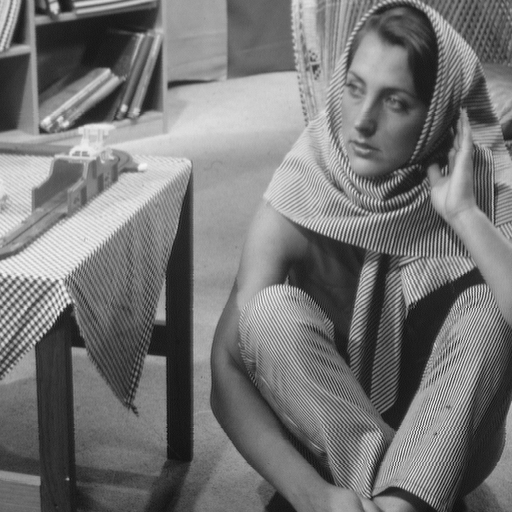
#> input picture Analisis/Imagenes/barbara.png, 512 x 512 px; its folder holds 5 pictures in this run; the run also reads 3 pictures not shown here
$ jupyter execute --allow-errors Analisis.ipynb
#> lines starting #> are read from the running program, lines starting #| are printed output that depends on the picture; long printed decimals are rounded
[cell 1]
img=[["barbara"],["color"],["eye"],["lena"],["lenaV2"],["logo"],["Mandrill"],["peppers"],["pinguin"],["scale"]]

# PSNR y MSE
https://www.geeksforgeeks.org/python-peak-signal-to-noise-ratio-psnr/

[cell 2]
from math import log10, sqrt
import cv2
import numpy as np
import skimage
import imageio

[cell 3]
def PSNR(original, compressed):
    mse = np.mean((original - compressed) ** 2)
    if(mse == 0):  # MSE is zero means no noise is present in the signal .
                  # Therefore PSNR have no importance.
        return 100
    max_pixel = 255.0
    psnr = 20 * log10(max_pixel / sqrt(mse))
    return psnr, mse

[cell 4]
def calculate_psnr(img1, img2, max_value=255):
    """"Calculating peak signal-to-noise ratio (PSNR) between two images."""
    mse = np.mean((np.array(img1, dtype=np.float32) - np.array(img2, dtype=np.float32)) ** 2)
    if mse == 0:
        return 100
    psnr = 20 * np.log10(max_value / (np.sqrt(mse)))
    return psnr, mse

[cell 5]
init = cv2.imread(f"Analisis/Imagenes/{img[9][0]}.png", cv2.IMREAD_GRAYSCALE)
#> (the rest of this cell did not finish here and is left out)

#> (a cell that did not finish here is left out)

#> (a cell that did not finish here is left out)

[cell 8]
for n in range(len(img)):
    init = cv2.imread(f"Analisis/Imagenes/{img[n][0]}.png", cv2.IMREAD_GRAYSCALE)
#> init is the input picture: shape (512, 512); min 12, max 246, mean 117.4
    out = cv2.imread(f"Analisis/Imagenes/{img[n][0]}_r.png", cv2.IMREAD_GRAYSCALE)
    try:
        f=calculate_psnr(init,out)
#> in calculate_psnr, `mse = np.mean((np.array(img1, dtype=np.float32) - np.array(img2, dtype..`: mse = 30.53
#> in calculate_psnr, `psnr = 20 * np.log10(max_value / (np.sqrt(mse)))`: psnr = 33.28
#> f = (33.28, 30.53)
        s=PSNR(init,out)
#> in PSNR, `mse = np.mean((original - compressed) ** 2)`: mse = 30.53
#> in PSNR, `psnr = 20 * log10(max_pixel / sqrt(mse))`: psnr = 33.28
#> s = (33.28, 30.53)
        print(img[n][0])
        print(f)
#| (33.283, 30.533)
        print(s)
#| (33.283, 30.533)
        print("*"*12)
    except:
        print(f"{img[n][0]} failed")
#> pass 2 of the loop `for n in range(len(img)):`:
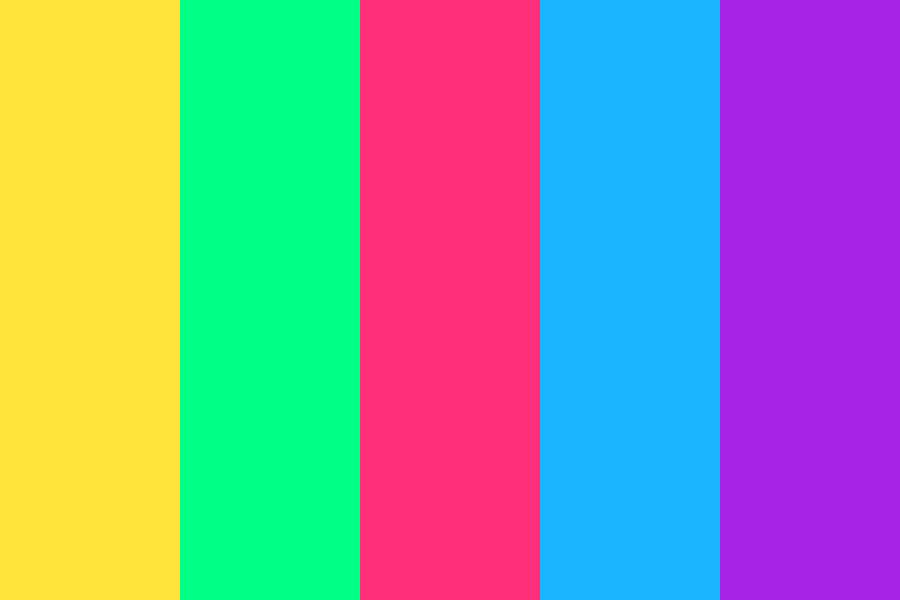
#> input picture Analisis/Imagenes/color.png, 900 x 600 px
#> `init = cv2.imread(f"Analisis/Imagenes/{img[n][0]}.png", cv2.IMREAD_GRA..`:
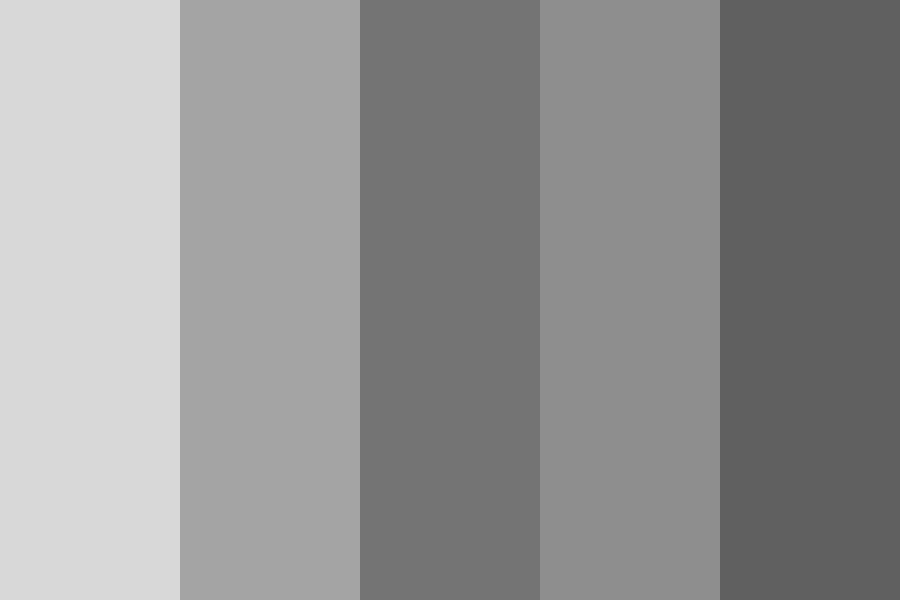
#> init: shape (600, 900); min 96, max 216, mean 146.8
#> `f=calculate_psnr(init,out)`: f = (nan, nan)

# NPCR y UACI

[cell 9]
def npcr(inpt1,inpt2):
    Rows1=len(inpt1)
    Cols1=len(inpt1[0])
    Rows2=len(inpt2)
    Cols2=len(inpt2[0])
    if Rows1 == Rows2 and Cols1 == Cols2:
        # Calculo del NPCR
        D1=np.zeros(Rows1*Cols1).astype(float)
        D2=np.reshape(D1, (Rows1, Cols1))
        counter=0
        for row in range(Rows1):
            for col in range(Cols1):
                if inpt1.all == inpt2.all:
                    D2[row][col]=0
                else:
                    D2[row][col]=1
                    counter=counter+1
        npcr=float(100*counter)/float(Rows1*Cols1)
        return npcr
    else:
        n="Las dimensiones de las entradas a la funcion npcr no concuerdan"
        return n

[cell 10]
init = cv2.imread(f"Analisis/Imagenes/{img[1][0]}.png")
#> init is the input picture: shape (600, 900, 3); mean B, G, R 158.6, 148.6, 140.6
out = cv2.imread(f"Analisis/Imagenes/{img[1][0]}_r.png")

#> (a cell that did not finish here is left out)

#> in npcr, `Rows1=len(inpt1)`: Rows1 = 600
#> in npcr, `Cols1=len(inpt1[0])`: Cols1 = 900

[cell 12]
for n in range(len(img)):
    try:
        init = imageio.imread(f"Analisis/Imagenes/{img[n][0]}.png")
        out = imageio.imread(f"Analisis/Imagenes/{img[n][0]}_r.png")
        print(img[n][0])
        print(npcr(init,out))
#> in npcr (call 2), `D2=np.reshape(D1, (Rows1, Cols1))`: D2: shape (512, 512) float64; every value is 0
#> after the loop in npcr (call 2), `for row in range(Rows1):`: D2: shape (512, 512) float64; every value is 1
#| 100.0
    except:
        print(f"{n} fail")
#> pass 2 of the loop `for n in range(len(img)):`:

# UACI

[cell 13]
def uaci(image1,image2):
    pixel1=image1
    pixel2=image2
    sizeImage=image1.shape
    value=0.0
    for y in range(0,sizeImage[1]):
        for x in range(0,sizeImage[0]):
            value=(abs(pixel1[x,y][0]-pixel2[x,y][0])/255)+value

    value=(value/(sizeImage[0]*sizeImage[1]))*100
    return value

[cell 14]
def uacil(inpt1,inpt2):
    Rows1=len(inpt1)
    Cols1=len(inpt1[0])
    Rows2=len(inpt2)
    Cols2=len(inpt2[0])
    if Rows1 == Rows2 and Cols1 == Cols2:
        # Calculo del NPCR
        D1=np.zeros(Rows1*Cols1).astype(float)
        D2=np.reshape(D1, (Rows1, Cols1))
        meanerror=0.0
        error=0.0
        for row in range(Rows1):
            for col in range(Cols1):
                error=abs(float(inpt1[row][col])-float(inpt2[row][col]))
                meanerror=float(meanerror+error)
        uaciResult=float(100*meanerror)/float(255*Rows1*Cols1)
        return uaciResult
    else:
        return "Las dimensiones de las entradas a la funcion npcr no concuerdan"

[cell 15]
init = cv2.imread(f"Analisis/Imagenes/{img[2][0]}.png", cv2.IMREAD_GRAYSCALE)
out = cv2.imread(f"Analisis/Imagenes/{img[2][0]}_r.png", cv2.IMREAD_GRAYSCALE)

#> (a cell that did not finish here is left out)

[cell 17]
init = cv2.imread(f"Analisis/Imagenes/{img[2][0]}.png")
out = cv2.imread(f"Analisis/Imagenes/{img[2][0]}_r.png")

#> (a cell that did not finish here is left out)

[cell 19]
for n in range(len(img)):
    init = cv2.imread(f"Analisis/Imagenes/{img[n][0]}.png", cv2.IMREAD_GRAYSCALE)
    out = cv2.imread(f"Analisis/Imagenes/{img[n][0]}_r.png", cv2.IMREAD_GRAYSCALE)
    init2 = cv2.imread(f"Analisis/Imagenes/{img[n][0]}.png")
    out2 = cv2.imread(f"Analisis/Imagenes/{img[n][0]}_r.png")
    try:
        print(img[n][0])
        f=uacil(init,out)
#> f = 1.79
        print(f)
#| 1.788
        s=uaci(init2,out2)
#> s = 32.16
        print(s)
#| 32.162
    except:
        print(f"{n} failed")
#> pass 2 of the loop `for n in range(len(img)):`:

## Entropia

[cell 20]
def hist(labels):
    value,counts = np.unique(labels, return_counts=True)
    return value,counts

def entropy(value,counts):
    norm=np.sum(counts)
    p=np.zeros(256)
    for l in value:
        p[l]=float(counts[l])/float(norm)
    H=0.0
    for l in value:
        H=H+p[l]*np.log2(p[l])
    H=H*(-1)
    return H,p

[cell 21]
def entropyf(init):
    marg = np.histogramdd(np.ravel(init), bins = 256)[0]/init.size
    marg = list(filter(lambda p: p > 0, np.ravel(marg)))
    entropy = -np.sum(np.multiply(marg, np.log2(marg)))
    return entropy

[cell 22]
def entropySKI(init):
    return skimage.measure.shannon_entropy(init)

[cell 23]
init = cv2.imread(f"Analisis/Imagenes/{img[2][0]}.png")
out = cv2.imread(f"Analisis/Imagenes/{img[2][0]}_r.png")

[cell 24]
entropySKI(init)
#> Out = 0

#> (a cell that did not finish here is left out)

[cell 26]
value, counts = hist(init)
#> counts = [1]
result =entropy(value, counts)
#> in entropy, `norm=np.sum(counts)`: norm = 1
#> the loop in entropy, `for l in value:` made 1 pass
#> after the loop in entropy, `for l in value:`: p = 256 values from 1 to 1
result[0]

[cell 27]
for n in range(len(img)):
    init = cv2.imread(f"Analisis/Imagenes/{img[n][0]}.png")
    out = cv2.imread(f"Analisis/Imagenes/{img[n][0]}_r.png")
    print(img[n][0])
    try:
        f=entropyf(init)
#> f = 7.63
        print(f)
#| 7.632


        f=entropyf(out)
        print(f)
#| 7.632

        x=hist(init)
        s=entropy(x[0],x[1])
#> the loop in entropy, `for l in value:` made 222 passes
#> l on passes 1 to 3: 12, 14, 15
#> after the loop in entropy, `for l in value:`: p = 256 values, max 0.00846 at index 146, min 0 at index 0, mean 0.00387
        print(s[0])

        x=hist(out)
        s=entropy(x[0],x[1])
        print(s[0])
    except:
        print(f"{img[n][0]} failed")
#> pass 2 of the loop `for n in range(len(img)):`:
#> `f=entropyf(init)`: f = 3.24
#| 3.240

[cell 28]
dir = "Analisis/Imegenes/"
#> dir = 'Analisis/Imegenes/'
for n in range(len(img)):
    files=[f"Analisis/Imagenes/{img[n][0]}.png",f"Analisis/Imagenes/{img[n][0]}_r.png"]

    init=cv2.imread(files[0])
    #middle=cv2.imread(files[])
    out=cv2.imread(files[1])

    initG=cv2.imread(files[0], cv2.IMREAD_GRAYSCALE)
    #middle=cv2.imread(files[], cv2.IMREAD_GRAYSCALE)
    outG=cv2.imread(files[1], cv2.IMREAD_GRAYSCALE)
    try:
        p1=PSNR(initG,outG)
#> p1 = (33.28, 30.53)
        p2=calculate_psnr(initG,outG)
#> p2 = (33.28, 30.53)
    except:
        p1,p2="fail","fail"

    try:
        n1=npcr(initG,outG)
#> n1 = 100
    except:
        n1="fail"

    try:
        u1=uaci(init, out)
#> u1 = 32.16
        u2=uacil(initG, outG)
#> u2 = 1.79
    except:
        u1, u2="fail", "fail"

    try:
        e5 = entropySKI(init)
#> e5 = 7.63
        e2=entropyf(init)
#> e2 = 7.63
        h1=hist(init)
        e1=entropy(h1[0],h1[1])
    except:
        e1="fail"

    try:
        e6 = entropySKI(out)
#> e6 = 7.63
        e4=entropyf(out)
#> e4 = 7.63
        h2=hist(out)
#> the loop in entropy, `for l in value:` made 215 passes
#> l on passes 6 to 8: 7, 8, 9
#> after the loop in entropy, `for l in value:`: p = 256 values, max 0.00846 at index 146, min 0 at index 1, mean 0.00358
        e3=entropy(h2[0],h2[1])

    except:
        e3 = "fail"

    img[n].append([p1,p2])
    img[n].append(n1)
    img[n].append([u1,u2])
    img[n].append([e1[0],e2,e5,e3[0],e4,e6])
    print(("*"*60)+f"\n\n Analisis de {img[n][0]}\n\n"+("*"*60))
    for e in img[n]:
        print(f"{e}")
#> pass 2 of the loop `for n in range(len(img)):`:
#> after the loop in uaci, `for y in range(0,sizeImage[1]):`: value = 0
#> e5 = 3.24
#> h1 = ([0, 26, 35, 46, 58, 120, 133, 167, 180, 227, 255], [108000, 108000, 108000, 108000, 108000, 108000, 108000, 108000, 108000, 216000, 432000])
#> the loop in entropy, `for l in value:` made 2 passes
#> l on pass 2: 26
#> after the loop in entropy, `for l in value:`: p = 256 values, max 0.0667 at index 0, min 0 at index 1, mean 0.00026
#> e6 = 0

[cell 29]
def analisis(name,dir=""):
    data=[["PSNR"],["NPCR"],["UACI"],["Entropy"]]
    files=[f"{name}_init.png",f"{name}_mid.png",f"{name}_out.png"]

    init=cv2.imread(files[0])
    mid=cv2.imread(files[1])
    out=cv2.imread(files[2])

    initG=cv2.imread(files[0], cv2.IMREAD_GRAYSCALE)
    midG=cv2.imread(files[1], cv2.IMREAD_GRAYSCALE)
    outG=cv2.imread(files[2], cv2.IMREAD_GRAYSCALE)

    try:
        p1m=PSNR(initG,midG)
        p1o=PSNR(initG,outG)
        p2m=calculate_psnr(initG,midG)
        p2o=calculate_psnr(initG,outG)
    except:
        p1o,p2o="fail","fail"
        p1m,p2m="fail","fail"
    try:
        n1m=npcr(initG,midG)
        n1o=npcr(initG,outG)
    except:
        n1m="fail"
        n1o="fail"
    try:
        u1m=uaci(init, mid)
        u1o=uaci(init, out)
        u2m=uacil(initG, midG)
        u2o=uacil(initG, outG)
    except:
        u1m, u2m="fail", "fail"
        u1o, u2o="fail", "fail"

    try:
        e1i=entropySKI(init)
        e2i=entropyf(init)
    except:
        e1i,e2i="fail","fail"

    try:
        e1m=entropySKI(mid)
        e2m=entropyf(mid)
    except:
        e1m,e2m="fail","fail"

    try:
        e1o=entropySKI(out)
        e2o=entropyf(out)
    except:
        e1o,e2o="fail","fail"

    data[0].append([p1m,p2m,p1o,p2o])
    data[1].append([n1m,n1o])
    data[2].append([u1m,u2m,u1o,u2o])
    data[3].append([e1i,e2i,e1m,e2m,e1o,e2o])
    return data

[cell 30]
name = "a"
#> name = 'a'

[cell 31]
files=["Images/barbara.png","Analisis/pruebasDeEncriptado/CTR/barbara/a_mid.png","Analisis/pruebasDeEncriptado/aes_CTR/barbara/barbara_r.png"]

init=cv2.imread(files[0])
mid=cv2.imread(files[1])
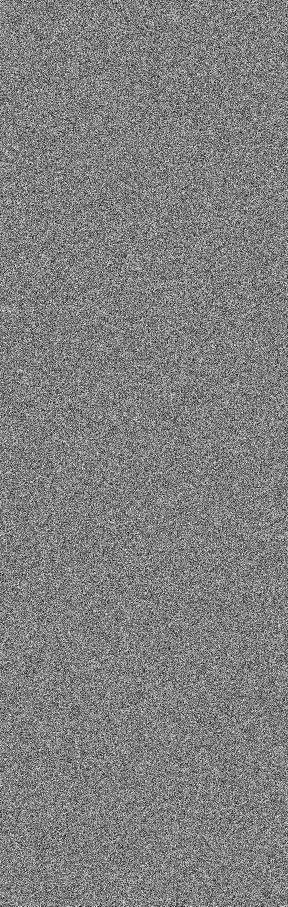
#> input picture Analisis/pruebasDeEncriptado/CTR/barbara/a_mid.png, 576 x 1813 px (shown at 1/2 size)
#> mid is the input picture: shape (1813, 576, 3); min 0, max 255, mean 127.4
out=cv2.imread(files[2])

initG=cv2.imread(files[0], cv2.IMREAD_GRAYSCALE)
midG=cv2.imread(files[1], cv2.IMREAD_GRAYSCALE)
#> midG: shape (1813, 576); min 0, max 255, mean 127.4
outG=cv2.imread(files[2], cv2.IMREAD_GRAYSCALE)

[cell 32]
init.shape
#> Out = (512, 512, 3)

[cell 33]
out.shape
#> Out = (512, 512, 3)

#> (a cell that did not finish here is left out)

[cell 35]
n1m=npcr(initG,midG)
n1o=npcr(initG,outG)
#> n1o = 100

[cell 36]
u1m=uaci(init, mid)
#> u1m = 49.95
u1o=uaci(init, out)
#> u1o = 32.16
u2m=uacil(initG, midG)
u2o=uacil(initG, outG)
#> u2o = 1.79

[cell 37]
e1i=entropySKI(init)
#> e1i = 7.63
e2i=entropyf(init)
#> e2i = 7.63
e1m=entropySKI(mid)
#> e1m = 8
e2m=entropyf(mid)
#> e2m = 8
e1o=entropySKI(out)
#> e1o = 7.63
e2o=entropyf(out)
#> e2o = 7.63

[cell 38]
data=[["PSNR"],["NPCR"],["UACI"],["Entropy"]]
#data[0].append([p1m,p2m,p1o,p2o])
data[1].append([n1m,n1o])
data[2].append([u1m,u2m,u1o,u2o])
data[3].append([e1i,e2i,e1m,e2m,e1o,e2o])

[cell 39]
data

[cell 40]
info = analisis("")
#> in analisis, `e1i=entropySKI(init)`: e1i = 0
